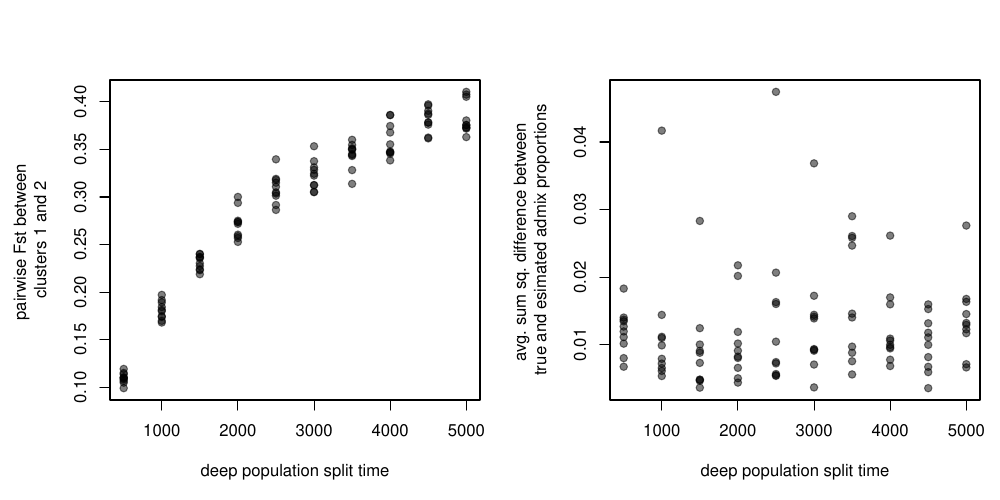

Generate this figure with R:
require(BEDASSLE)
require(geoStructure)
setwd("~/Dropbox/InspectorSpaceTime/spatialStructure/datasets/sims/ms_sims/mid_ovrlp_zone")
deep.split.times <- seq(5e3,5e2,length.out=10)


get.lr.fst <- function(sim.dataset){
	c1 <- sim.dataset$data.list$allele.freqs[sim.dataset$data.list$coords[,1] < 3,] * 
								  sim.dataset$data.list$sample.sizes[sim.dataset$data.list$coords[,1] < 3,]
	s1 <- sim.dataset$data.list$sample.sizes[sim.dataset$data.list$coords[,1] < 3,]
	c2 <- sim.dataset$data.list$allele.freqs[sim.dataset$data.list$coords[,1] > 3,] * 
								  sim.dataset$data.list$sample.sizes[sim.dataset$data.list$coords[,1] > 3,]
	s2 <- sim.dataset$data.list$sample.sizes[sim.dataset$data.list$coords[,1] > 3,]
	fst <- calculate.pairwise.Fst(rbind(colSums(c1),colSums(c2)),
									rbind(colSums(s1),colSums(s2)))
	return(fst)
}

get.ad.prop.fit <- function(sim.dataset,geoStr.results){
	cluster.order <- get.cluster.order(K = 2,
										admix.props = geoStr.results[[1]]$post$admix.proportions,
										ref.admix.props = sim.dataset$par.list$admix.props)
	sum.sq.dif <- sum(sqrt((geoStr.results[[1]]$point$admix.proportions[,cluster.order[,2]][,1] -
					 	sim.dataset$par.list$admix.props[,1])^2))
	return(sum.sq.dif)
}

x.pop.fst <- vector("list",length=length(deep.split.times))
for(i in 1:length(deep.split.times)){
	setwd(paste0("sim_",deep.split.times[i]))
	x.pop.fst[[i]] <- numeric(10)
		for(j in 1:10){
			setwd(paste0("sim_",j))
				load("sim.dataset.Robj")
					x.pop.fst[[i]][j] <- get.lr.fst(sim.dataset)
			setwd("..")
		}
	setwd("..")	
}

ad.prop.fit <- vector("list",length=length(deep.split.times))
for(i in 1:length(deep.split.times)){
	setwd(paste0("sim_",deep.split.times[i]))
	ad.prop.fit[[i]] <- numeric(10)
		for(j in 1:10){
			setwd(paste0("sim_",j))
				load("sim.dataset.Robj")
				load(list.files(pattern="geoStr.results"))
					ad.prop.fit[[i]][j] <- get.ad.prop.fit(sim.dataset,geoStr.results)
			setwd("..")
		}
	setwd("..")	
}

pdf(file="sim.meta.figs.pdf",width=10,height=5)
par(mfrow=c(1,2),mar=c(5,5.5,4,1))
plot(deep.split.times[unlist(lapply(1:10,function(x){rep(x,10)}))],
		unlist(x.pop.fst),pch=19,col=adjustcolor(1,0.5),
		xlab = "deep population split time",
		ylab = "pairwise Fst between \nclusters 1 and 2")
plot(deep.split.times[unlist(lapply(1:10,function(x){rep(x,10)}))],
		unlist(ad.prop.fit)/25,pch=19,col=adjustcolor(1,0.5),
		xlab = "deep population split time",
		ylab = "avg. sum sq. difference between \ntrue and esimated admix proportions")
dev.off()